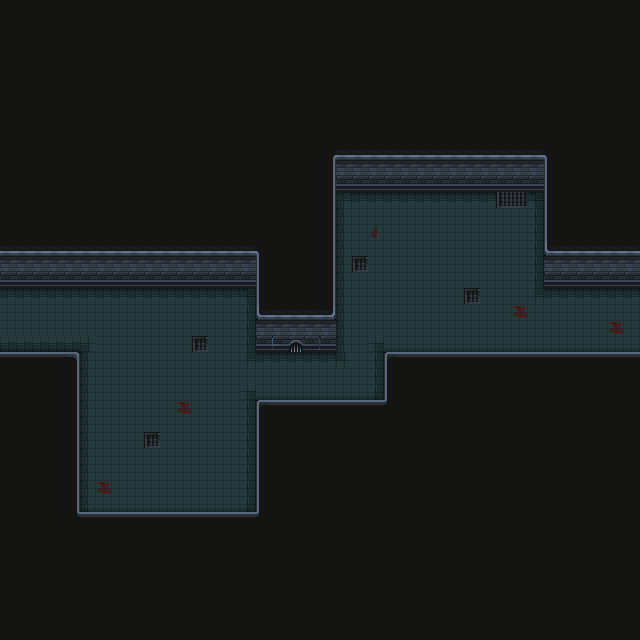

A level layout from a 2D game, rendered from its tile map. Below: a short description, then the map file with tile-grid data replaced by summaries:
An orthogonal 40x40 tile map with 16x16 px tiles, 3 tile layers (Sol, Murs, Objets 1) and 19 objects (14x Collisions, 4x spawn_mob, item).

<map version="1.10" tiledversion="1.10.2" orientation="orthogonal" renderorder="right-down" width="40" height="40" tilewidth="16" tileheight="16" infinite="0" nextlayerid="7" nextobjectid="59">
 <tileset firstgid="1" source="Nv 1.tsx" />
 <layer id="1" name="Sol" width="40" height="40">
  <data>[1600 cells, 352 non-empty, 15 distinct tile ids]</data>
 </layer>
 <layer id="2" name="Murs" width="40" height="40">
  <data>[1600 cells, 1248 non-empty, 19 distinct tile ids]</data>
 </layer>
 <layer id="6" name="Objets 1" width="40" height="40">
  <data>[1600 cells, 0 non-empty, 0 distinct tile ids]</data>
 </layer>
 <objectgroup id="3" name="objets">
  <object id="38" name="collisions" type="Collisions" x="0.545455" y="269.576" width="256" height="16" />
  <object id="39" name="collisions" type="Collisions" x="256.545" y="269.576" width="16" height="64" />
  <object id="40" name="collisions" type="Collisions" x="256.545" y="333.576" width="80" height="16" />
  <object id="41" name="collisions" type="Collisions" x="320.545" y="157.576" width="16" height="176" />
  <object id="42" name="collisions" type="Collisions" x="336.545" y="173.576" width="208" height="16" />
  <object id="43" name="collisions" type="Collisions" x="544.545" y="173.576" width="16" height="96" />
  <object id="44" name="collisions" type="Collisions" x="544.545" y="269.576" width="96" height="16" />
  <object id="45" name="collisions" type="Collisions" x="0.545455" y="349.576" width="80" height="16" />
  <object id="46" name="collisions" type="Collisions" x="64.5455" y="365.576" width="16" height="144" />
  <object id="47" name="collision" type="Collisions" x="64.5455" y="509.576" width="208" height="16" />
  <object id="48" name="collisions" type="Collisions" x="256.545" y="397.576" width="16" height="112" />
  <object id="49" name="collisions" type="Collisions" x="272.545" y="397.576" width="112" height="16" />
  <object id="51" name="collisions" type="Collisions" x="384.545" y="349.576" width="16" height="64" />
  <object id="52" name="collisions" type="Collisions" x="400.545" y="349.576" width="240" height="16" />
  <object id="53" name="bebe_orc" type="spawn_mob" x="127.333" y="466.667">
   <point />
  </object>
  <object id="54" name="bebe_monstre" type="spawn_mob" x="464.667" y="222.667">
   <point />
  </object>
  <object id="55" name="potion_abso 1 abso" type="item" x="500.667" y="280">
   <point />
  </object>
  <object id="56" name="demon" type="spawn_mob" x="416.667" y="311.333">
   <point />
  </object>
  <object id="57" name="mort" type="spawn_mob" x="208.667" y="346">
   <point />
  </object>
 </objectgroup>
</map>